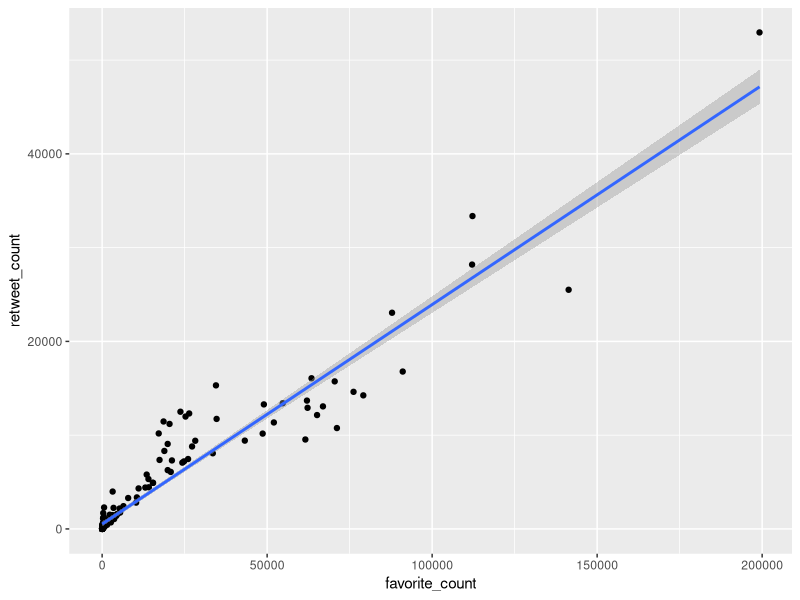
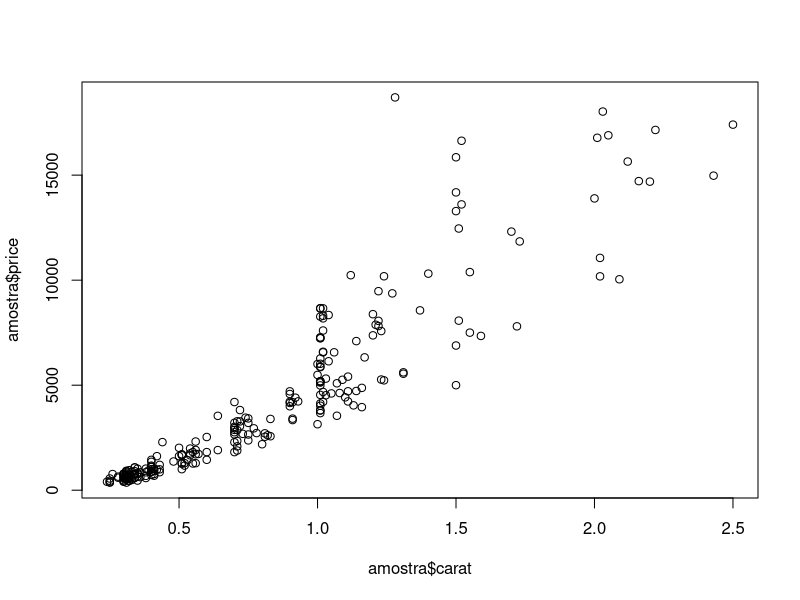

These figures' R source, in order:
## ---- chunk 1

install.packages('broom')
## ---- chunk 2

  pcts = c("dplyr", "tidyr", "dslabs", "ggplot2")
  lapply(pcts, library, character.only = T)
## ---- chunk 3
knitr::opts_chunk$set(echo = TRUE)
## ---- chunk 4
library(zeallot)
notas = c(3,5,8)
ra = '237550'

#metodo 1: operador de atribuição múltipla  

stt <- function(notas){
  media <- mean(notas)
  mediana <- median(notas)
  
  return(list(media, mediana))
}

c(media, mediana) %<-% stt(notas)

media
mediana


#método 2: atributos 

stt_2 <- stt <- function(notas, ra){
  infos <- c(mean(notas), median(notas), ra)
  attr(notas, "infos") <- infos
  
  return(notas)
}

resultados <- stt_2(notas, ra)
str(resultados)
## ---- chunk 5


## ---- chunk 6
data("trump_tweets")
glimpse(trump_tweets)
## ---- chunk 7
trump_tweets <- trump_tweets %>% 
  mutate(stt_retweet = ifelse(retweet_count > 50000, "bombou", "flopou"))

trump_tweets %>% filter(stt_retweet == "bombou")
## ---- chunk 8

amostra <- trump_tweets %>%
  sample_n(200) %>%
  mutate(num_chr = nchar(text))

head(amostra)

## ---- chunk 9
quartis <- ntile(amostra$num_chr, 4)

amostra <- amostra %>%
  filter(is_retweet == FALSE)
         

## ---- chunk 10

y <- as.numeric(amostra$retweet_count)
x <- as.numeric(amostra$favorite_count)
df <- data.frame(x, y)

ols <- lm(formula = y ~ x, data = df)
summary(ols)

ggplot(amostra, aes(x = favorite_count , y = retweet_count)) +
  geom_point() +
  geom_smooth(method = "lm")
## ---- chunk 11

#Para exemplificar, amostragem de doeças contagiosas nos EUA

library(dslabs)
help(package = "dslabs")

data("us_contagious_diseases")
glimpse(us_contagious_diseases)

us_contagious_diseases <- us_contagious_diseases %>%
                            filter(is.na(population) == FALSE) %>%
                            mutate(inf_rate = count/population * 1000) 
                            
## ---- chunk 12
#Amostragem randômica de sarampo 

rand <- us_contagious_diseases %>%
            filter(disease == "Measles" & state != "District Of Columbia") %>%
            select(state, year, inf_rate) %>%
            sample_n(size = 150) 

#Amostragem de sarampo  estratificada por estado 

estrat <- us_contagious_diseases %>% 
            filter(disease == "Measles" & state != "District Of Columbia") %>%
            select(state, year, inf_rate) %>%
            group_by(state) %>%
            sample_n(3)

## ---- chunk 13
library(dslabs)
library(broom)

data("diamonds")
amostra <- sample_n(diamonds, size = 250)
plot(amostra$carat, amostra$price)

mod <- lm(price ~ carat, data = amostra)
summary(mod)

#calculando SSE, SST e R^2 do modelo

#variancia dos residuais
SSE <- var(residuals(mod))
#variancia total de Y
SST <- var(amostra$price)

R_squared <- 1 - SSE/SST
